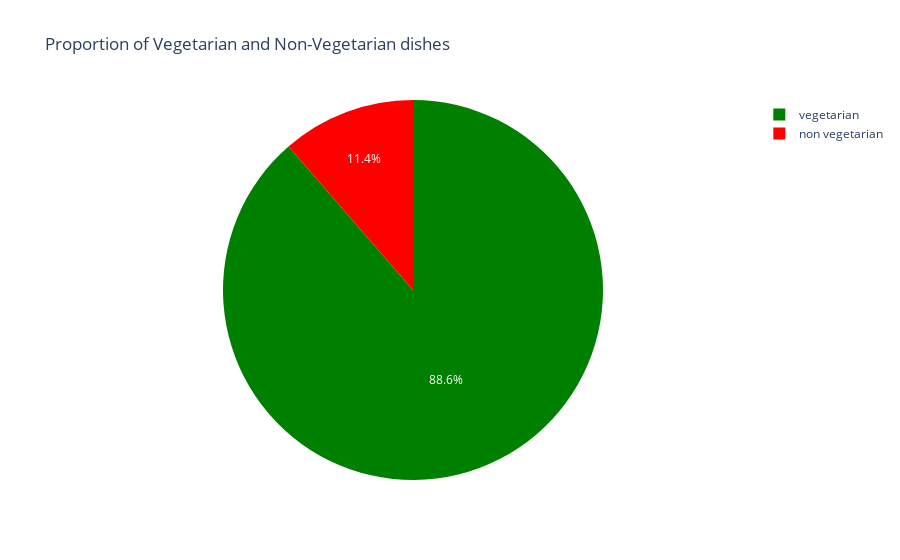

Notebook source saved alongside this figure:
### Code cell
pie_df = df.diet.value_counts().reset_index()
pie_df.columns = ['diet','count']
fig = px.pie(pie_df, values='count', names='diet', title='Proportion of Vegetarian and Non-Vegetarian dishes',
             color_discrete_sequence=['green', 'red'])
fig.show()

### Figure 1 — Plotly figure (JSON) as saved in the notebook; plotly's stock layout.template omitted (floating-point values rounded to 4 significant figures)
{"data": [{"domain": {"x": [0, 1], "y": [0, 1]}, "hovertemplate": "diet=%{label}<br>count=%{value}<extra></extra>", "labels": ["vegetarian", "non vegetarian"], "legendgroup": "", "name": "", "showlegend": true, "type": "pie", "values": [226, 29]}], "layout": {"legend": {"tracegroupgap": 0}, "piecolorway": ["green", "red"], "title": {"text": "Proportion of Vegetarian and Non-Vegetarian dishes"}}}
